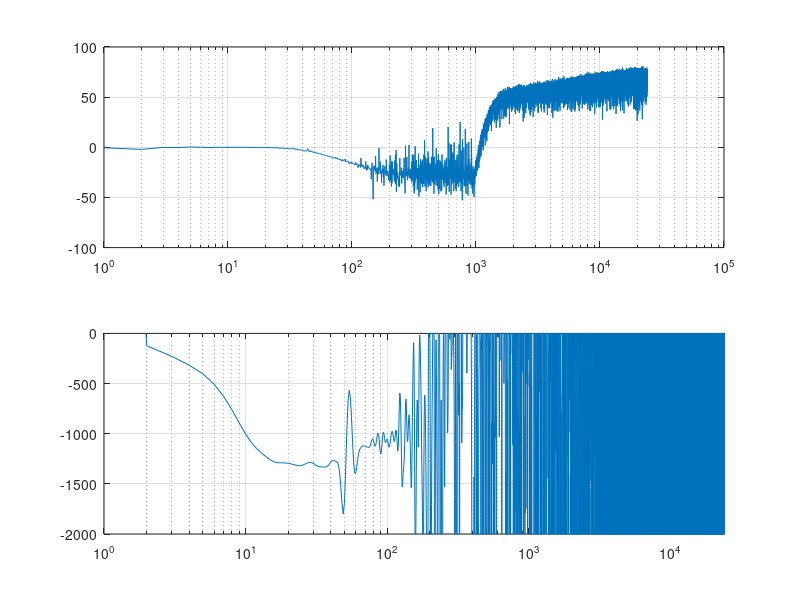

The MATLAB source for this figure:
% System identification: we have two, time domain signals, the input and output of a linear system.
% What's the transfer function?

fs = 48000;

% The linear system
fc = 40;

% input signal
f1 = 10;
f2 = 1000;
N = fs;
x = zeros(N, 1);
frs = zeros(N, 1);
for i = 0:N-1
    tau = 1 - abs(i/N * 2 - 1);
    frs(i + 1) = exp(log(f1) + tau * (log(f2) - log(f1)));
end
a = 0;
for i = 0:N-1
    x(i + 1) = cos(a);
    a = a + 2 * pi * frs(i + 1) / fs;
end

[b, a] = butter(2, 40*2/fs);
y = filter(b, a, [x;x;x]);
delay = 1000;
y = y(N+1-delay:2*N-delay);
y = y + db2mag(-20) * randn(size(y));

figure(1);
H = fft(y) ./ fft(x);
subplot(2,1,1);semilogx(1:N/2-1, mag2db(abs(H(2:N/2)))), grid
w = blackman(15);
w = w / sum(w);
H = cconv(H, w);
ah = unwrap(angle(H));
dah = [0; (ah(3:N) - ah(1:N-2))/2; 0];
subplot(2,1,2);semilogx(1:N/2-1, dah(2:N/2)/(2*pi)*fs), axis([1 N/2-1 -2000 0]); grid
